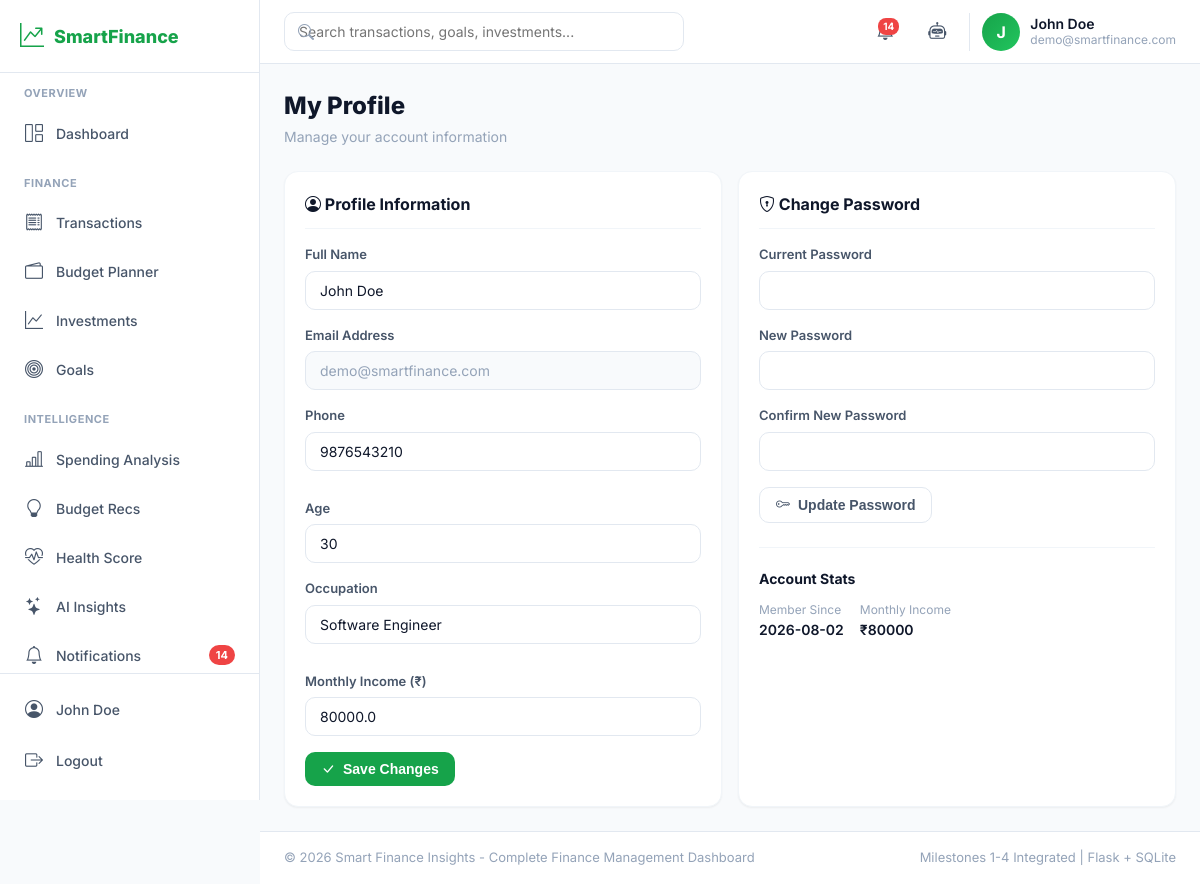
Screenshot of /profile (signed in) with the database file from the repository.
### tables this page shows
CREATE TABLE users (
        id INTEGER PRIMARY KEY AUTOINCREMENT,
        name TEXT NOT NULL,
        email TEXT UNIQUE NOT NULL,
        password TEXT NOT NULL,
        phone TEXT,
        occupation TEXT,
        monthly_income REAL DEFAULT 0,
        age INTEGER,
        created_at TEXT DEFAULT (datetime('now','localtime'))
    );

### modules/auth.py (the view, shortened to what this page needs)
@bp.route('/profile', methods=['GET', 'POST'])
@login_required
def profile():
    user_id = session['user_id']
    user = query_db('SELECT * FROM users WHERE id = ?', (user_id,), one=True)
    return render_template('profile.html', user=user)

### utils/db.py (called while the page is built)
def get_db():
    if 'db' not in g:
        g.db = sqlite3.connect(current_app.config['DATABASE'])
        g.db.row_factory = sqlite3.Row
        g.db.execute("PRAGMA foreign_keys = ON")
    return g.db

def query_db(query, args=(), one=False):
    cur = get_db().execute(query, args)
    rv = cur.fetchall()
    cur.close()
    return (rv[0] if rv else None) if one else rv

### utils/helpers.py (called while the page is built)
def get_current_month():
    return datetime.now().month

def get_current_year():
    return datetime.now().year

def login_required(f):
    @wraps(f)
    def decorated_function(*args, **kwargs):
        if 'user_id' not in session:
            flash('Please log in to access this page.', 'warning')
            return redirect(url_for('auth.login'))
        return f(*args, **kwargs)
    return decorated_function

### templates/profile.html (shortened to what this page needs)
{% extends 'base.html' %}
{% block content %}
<div class="page-header">
    <div>
        <h1 class="page-title">My Profile</h1>
        <p class="page-subtitle">Manage your account information</p>
    </div>
</div>
<div class="grid grid-2">
    <div class="card">
        <div class="card-header">
            <h2 class="card-title"><i class="bi bi-person-circle"></i> Profile Information</h2>
        </div>
        <form method="POST" action="{{ url_for('auth.profile') }}">
            <div class="form-group">
                <label class="form-label">Full Name</label>
                <input type="text" name="name" class="form-control" value="{{ user.name }}" required>
            </div>
            <div class="form-group">
                <label class="form-label">Email Address</label>
                <input type="email" class="form-control" value="{{ user.email }}" disabled style="background:var(--bg); color:var(--text-muted);">
            </div>
            <div class="form-row">
                <div class="form-group">
                    <label class="form-label">Phone</label>
                    <input type="tel" name="phone" class="form-control" value="{{ user.phone or '' }}">
                </div>
                <div class="form-group">
                    <label class="form-label">Age</label>
                    <input type="number" name="age" class="form-control" value="{{ user.age or '' }}" min="18" max="100">
                </div>
            </div>
            <div class="form-row">
                <div class="form-group">
                    <label class="form-label">Occupation</label>
                    <input type="text" name="occupation" class="form-control" value="{{ user.occupation or '' }}">
                </div>
                <div class="form-group">
                    <label class="form-label">Monthly Income (₹)</label>
                    <input type="number" name="monthly_income" class="form-control" value="{{ user.monthly_income or 0 }}" min="0">
                </div>
            </div>
            <button type="submit" class="btn btn-primary"><i class="bi bi-check-lg"></i> Save Changes</button>
        </form>
    </div>
    <div class="card">
        <div class="card-header">
            <h2 class="card-title"><i class="bi bi-shield-lock"></i> Change Password</h2>
        </div>
        <form method="POST" action="{{ url_for('auth.change_password') }}">
            <div class="form-group">
                <label class="form-label">Current Password</label>
                <input type="password" name="current_password" class="form-control" required>
            </div>
            <div class="form-group">
                <label class="form-label">New Password</label>
                <input type="password" name="new_password" class="form-control" required>
            </div>
            <div class="form-group">
                <label class="form-label">Confirm New Password</label>
                <input type="password" name="confirm_password" class="form-control" required>
            </div>
            <button type="submit" class="btn btn-outline"><i class="bi bi-key"></i> Update Password</button>
        </form>
        <div style="margin-top:24px; padding-top:20px; border-top:1px solid var(--border-light);">
            <h3 style="font-size:14px; font-weight:700; margin-bottom:12px;">Account Stats</h3>
            <div style="display:flex; gap:16px; flex-wrap:wrap;">
                <div>
                    <p style="font-size:12px; color:var(--text-muted);">Member Since</p>
                    <p style="font-weight:600;">{{ user.created_at[:10] if user.created_at else 'N/A' }}</p>
                </div>
                <div>
                    <p style="font-size:12px; color:var(--text-muted);">Monthly Income</p>
                    <p style="font-weight:600;">₹{{ "%.0f"|format(user.monthly_income or 0) }}</p>
                </div>
            </div>
        </div>
    </div>
</div>
{% endblock %}

### templates/base.html (shortened to what this page needs)
<!DOCTYPE html>
<html lang="en">
<head>
    <link rel="stylesheet" href="https://cdn.jsdelivr.net/npm/bootstrap-icons@1.11.3/font/bootstrap-icons.css">
    <link rel="stylesheet" href="{{ url_for('static', filename='css/style.css') }}">
</head>
<body>
{% block body %}
{% if session.get('user_id') %}
<div class="app-layout">
    <aside class="sidebar" id="sidebar">
        <div class="sidebar-header">
            <div class="logo">
                <i class="bi bi-graph-up-arrow"></i>
                <span>SmartFinance</span>
            </div>
        </div>
        <nav class="sidebar-nav">
            <div class="nav-section">
                <p class="nav-section-title">Overview</p>
                <a href="{{ url_for('dashboard.index') }}" class="nav-item {% if request.endpoint == 'dashboard.index' %}active{% endif %}">
                    <i class="bi bi-grid-1x2"></i><span>Dashboard</span>
                </a>
            </div>
            <div class="nav-section">
                <p class="nav-section-title">Finance</p>
                <a href="{{ url_for('expenses.index') }}" class="nav-item {% if request.endpoint == 'expenses.index' %}active{% endif %}">
                    <i class="bi bi-receipt"></i><span>Transactions</span>
                </a>
                <a href="{{ url_for('budget.index') }}" class="nav-item {% if request.endpoint == 'budget.index' %}active{% endif %}">
                    <i class="bi bi-wallet2"></i><span>Budget Planner</span>
                </a>
                <a href="{{ url_for('investments.index') }}" class="nav-item {% if request.endpoint == 'investments.index' %}active{% endif %}">
                    <i class="bi bi-graph-up"></i><span>Investments</span>
                </a>
                <a href="{{ url_for('goals.index') }}" class="nav-item {% if request.endpoint == 'goals.index' %}active{% endif %}">
                    <i class="bi bi-bullseye"></i><span>Goals</span>
                </a>
            </div>
            <div class="nav-section">
                <p class="nav-section-title">Intelligence</p>
                <a href="{{ url_for('intelligence.analysis') }}" class="nav-item {% if request.endpoint == 'intelligence.analysis' %}active{% endif %}">
                    <i class="bi bi-bar-chart-line"></i><span>Spending Analysis</span>
                </a>
                <a href="{{ url_for('intelligence.budget_recommendations') }}" class="nav-item {% if request.endpoint == 'intelligence.budget_recommendations' %}active{% endif %}">
                    <i class="bi bi-lightbulb"></i><span>Budget Recs</span>
                </a>
                <a href="{{ url_for('intelligence.health_score') }}" class="nav-item {% if request.endpoint == 'intelligence.health_score' %}active{% endif %}">
                    <i class="bi bi-heart-pulse"></i><span>Health Score</span>
                </a>
                <a href="{{ url_for('intelligence.insights') }}" class="nav-item {% if request.endpoint == 'intelligence.insights' %}active{% endif %}">
                    <i class="bi bi-stars"></i><span>AI Insights</span>
                </a>
                <a href="{{ url_for('notifications.index') }}" class="nav-item {% if request.endpoint == 'notifications.index' %}active{% endif %}">
                    <i class="bi bi-bell"></i><span>Notifications</span>
                    {% if notifications_count > 0 %}<span class="nav-badge">{{ notifications_count }}</span>{% endif %}
                </a>
            </div>
        </nav>
        <div class="sidebar-footer">
            <a href="{{ url_for('auth.profile') }}" class="nav-item">
                <i class="bi bi-person-circle"></i><span>{{ session.get('user_name', 'Profile') }}</span>
            </a>
            <a href="{{ url_for('auth.logout') }}" class="nav-item logout">
                <i class="bi bi-box-arrow-right"></i><span>Logout</span>
            </a>
        </div>
    </aside>
    <div class="main-content" id="mainContent">
        <header class="topbar">
            <div class="topbar-search">
                <i class="bi bi-search"></i>
                <input type="text" placeholder="Search transactions, goals, investments...">
            </div>
            <div class="topbar-actions">
                <a href="{{ url_for('notifications.index') }}" class="topbar-icon" title="Notifications">
                    {% if notifications_count > 0 %}<span class="icon-badge">{{ notifications_count }}</span>{% endif %}
                </a>
                <a href="{{ url_for('jarvis.index') }}" class="topbar-icon" title="JARVIS AI">
                    <i class="bi bi-robot"></i>
                </a>
                <div class="topbar-user">
                    <div class="user-avatar">{{ session.get('user_name', 'U')[0]|upper }}</div>
                    <div class="user-info">
                        <span class="user-name">{{ session.get('user_name', 'User') }}</span>
                        <span class="user-email">{{ session.get('user_email', '') }}</span>
                    </div>
                </div>
            </div>
        </header>
        <main class="content-area">
            {% block content %}{% endblock %}
        </main>
        <footer class="footer">
            <div class="footer-content">
                <span>&copy; {{ current_year }} Smart Finance Insights - Complete Finance Management Dashboard</span>
                <span class="footer-meta">Milestones 1-4 Integrated | Flask + SQLite</span>
            </div>
        </footer>
    </div>
</div>
{% else %}
    {% block guest_content %}{% endblock %}
{% endif %}
{% endblock %}
</body>
</html>

### rows the page displays
users: get "John Doe", get "demo@smartfinance.com", name "John Doe", email "demo@smartfinance.com", phone "9876543210", age "30", occupation "Software Engineer", monthly_income "80000.0", created_at "2026-08-02", monthly_income "80000"

### other values shown
{{ notifications_count }} "14"
{{ session.get('user_name', 'U')[0]|upper }} "J"
{{ current_year }} "2026"
